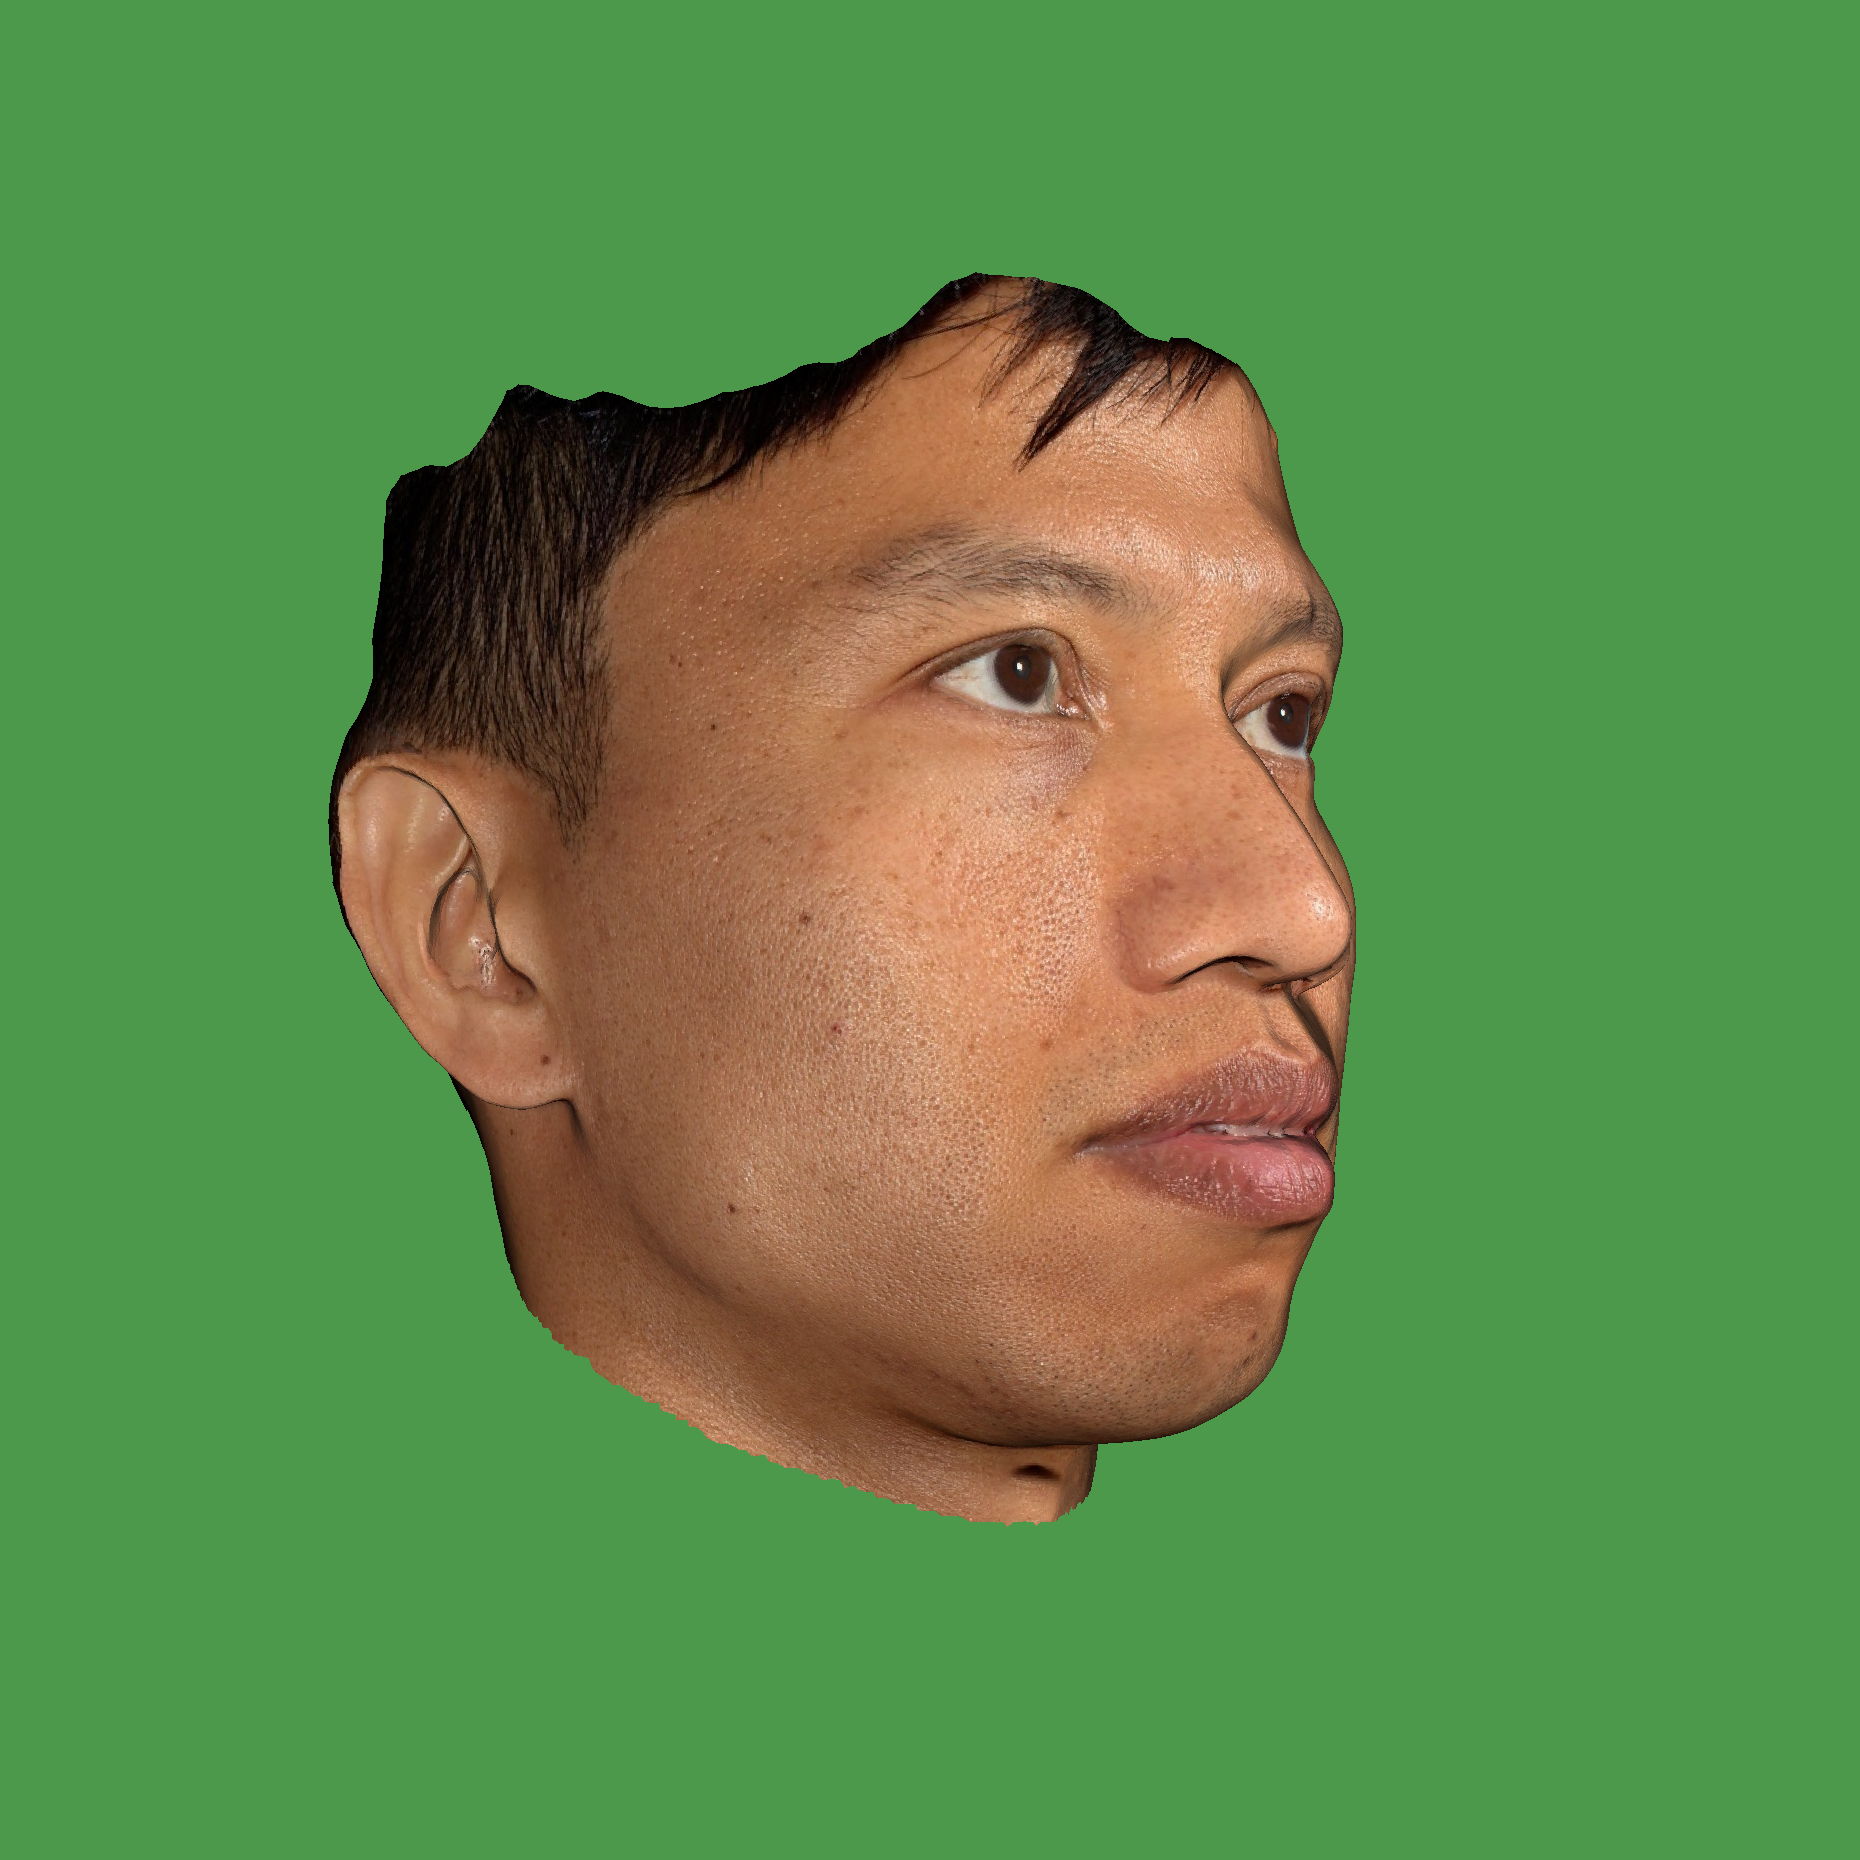

Python code for this plot:
import sys
import os
import vtk
from PyQt5 import QtCore, QtGui
from PyQt5 import Qt

import vtk.qt
vtk.qt.QVTKRWIBase = "QGLWidget"

from vtk.qt.QVTKRenderWindowInteractor import QVTKRenderWindowInteractor

def importOBJModel(file, texturepath=None):
    importer = vtk.vtkOBJImporter()
    importer.SetFileName(file)
    if texturepath:
        path, _ = os.path.split(texturepath)
        importer.SetFileNameMTL(texturepath)
        importer.SetTexturePath(path)

    ren = vtk.vtkRenderer()
    renwin = vtk.vtkRenderWindow()
    renwin.AddRenderer(ren)
    importer.SetRenderWindow(renwin)
    importer.Update()

    return ren 

class MainWindow(Qt.QMainWindow):

    def __init__(self, parent = None):
        Qt.QMainWindow.__init__(self, parent)

        self.frame = Qt.QFrame()
        self.vl = Qt.QVBoxLayout()
        self.vtkWidget = QVTKRenderWindowInteractor(self.frame)
        self.vl.addWidget(self.vtkWidget)

        self.ren = importOBJModel('./face_models/sonny/sonny.obj', './face_models/sonny/sonny.mtl')
        self.vtkWidget.GetRenderWindow().AddRenderer(self.ren)
        self.iren = self.vtkWidget.GetRenderWindow().GetInteractor()

        self.frame.setLayout(self.vl)
        self.setCentralWidget(self.frame)

        self.show()
        self.iren.Initialize()
        self.iren.Start()


if __name__ == "__main__":
    app = Qt.QApplication(sys.argv)
    window = MainWindow()
    sys.exit(app.exec_())
